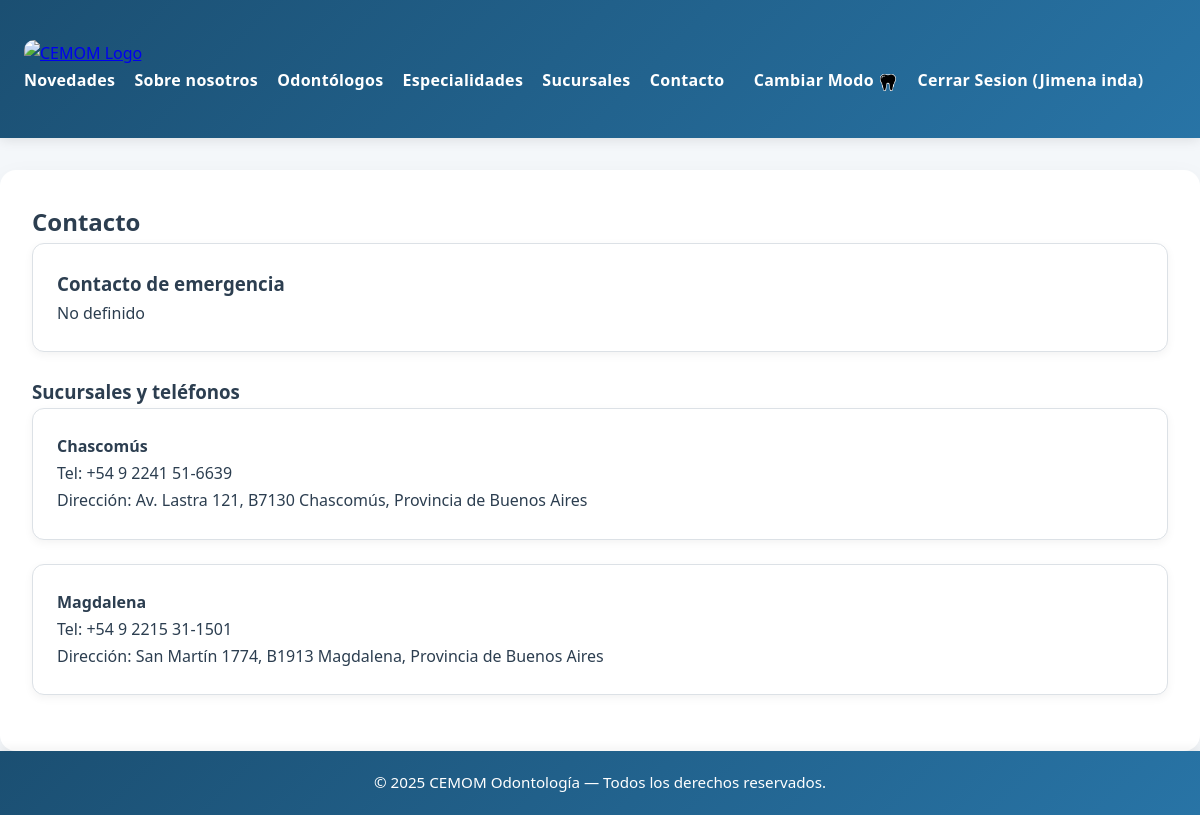
Screenshot of /contacto.php (signed in) with the database file from the repository.
### tables this page shows
CREATE TABLE `users` (
  `id` int(11) NOT NULL,
  `email` varchar(255) NOT NULL,
  `password` varchar(255) NOT NULL,
  `name` varchar(255) DEFAULT NULL,
  `role` varchar(50) DEFAULT 'user',
  `created_at` timestamp NOT NULL DEFAULT current_timestamp()
);

CREATE TABLE `sucursales` (
  `id` int(11) NOT NULL,
  `nombre` varchar(255) NOT NULL,
  `direccion` varchar(255) DEFAULT NULL,
  `telefono` varchar(50) DEFAULT NULL,
  `horario_apertura` time DEFAULT NULL,
  `horario_cierre` time DEFAULT NULL,
  `lat` double DEFAULT NULL,
  `lng` double DEFAULT NULL,
  `horario_apertura_am` time DEFAULT NULL,
  `horario_cierre_am` time DEFAULT NULL,
  `horario_apertura_pm` time DEFAULT NULL,
  `horario_cierre_pm` time DEFAULT NULL
);

### auth.php (called while the page is built, shortened)
<?php
require_once __DIR__ . '/db.php';
function is_logged_in() {
    return !empty($_SESSION['user_id']);
}
function current_user() {
    global $pdo;
    $stmt = $pdo->prepare('SELECT id, email, name, role FROM users WHERE id = ?');
    $stmt->execute([$_SESSION['user_id']]);
    return $stmt->fetch();
}

### contacto.php (the view, shortened to what this page needs)
<?php
require_once __DIR__ . '/auth.php';
require_once __DIR__ . '/db.php';
$sucursales = $pdo->query('SELECT nombre, telefono, direccion FROM sucursales ORDER BY nombre')->fetchAll();
$contact = $pdo->query('SELECT * FROM contacto ORDER BY id DESC LIMIT 1')->fetch();
?>
<?php include __DIR__ . '/header.php'; ?>
<h2>Contacto</h2>
<div class="card">
    <h3>Contacto de emergencia</h3>
    <p><?=htmlspecialchars($contact['emergencia'] ?? 'No definido')?></p>
</div>
<h3>Sucursales y teléfonos</h3>
<?php foreach ($sucursales as $s): ?>
    <div class="card">
        <h4><?=htmlspecialchars($s['nombre'])?></h4>
        <p>Tel: <?=htmlspecialchars($s['telefono'])?></p>
        <p>Dirección: <?=htmlspecialchars($s['direccion'])?></p>
    </div>
<?php endforeach; ?>
<?php include __DIR__ . '/footer.php'; ?>

### header.php (shortened to what this page needs)
<?php
require_once __DIR__ . '/auth.php';
$user = is_logged_in() ? current_user() : null;
?>
<!doctype html>
<html lang="es">
<head>
    <link rel="stylesheet" href="styles.css">
</head>
<body>
<header class="site-header">
    <div class="wrap">
        <div class="logo">
            <a href="/webcemom/index.php">
                <img src="/webcemom/logo.png" alt="CEMOM Logo">
            </a>
        </div>
        <nav>
            <a href="/webcemom/novedades.php">Novedades</a>
            <a href="/webcemom/about.php">Sobre nosotros</a>
            <a href="/webcemom/odontologos.php">Odontólogos</a>
            <a href="/webcemom/especialidades.php">Especialidades</a>
            <a href="/webcemom/sucursales.php">Sucursales</a>
            <a href="/webcemom/contacto.php">Contacto</a>
            <a id="darkToggle" style="margin-left:10px;  cursor:pointer;">Cambiar Modo
  <img id="darkIcon" src="dienteosc.png" alt="Modo oscuro" style="width:20px; height:20px; vertical-align:middle;">
</a>
            <?php if ($user): ?>
                <a href="/webcemom/logout.php">Cerrar Sesion (<?=htmlspecialchars($user['name'])?>)</a>
            <?php else: ?>
                <a href="/webcemom/login.php">Ingresar</a>
                <a href="/webcemom/register.php">Registro</a>
            <?php endif; ?>
</nav>
</div>
</header>
<main class="wrap">
</body>
</html>

### styles.css (style rules this page uses)
* { margin: 0; padding: 0; box-sizing: border-box; }
:root { --primary: #1b4f72; --primary-light: #2874a6; --secondary: #5dade2; --accent: #aed6f1; --bg: #f4f7fa; --text: #2c3e50; --muted: #7f8c8d; --border: #dce1e6; --danger: #c0392b; --white: #ffffff; --shadow-sm: rgba(0, 0, 0, 0.05); --shadow-md: rgba(0, 0, 0, 0.1); --shadow-lg: rgba(0, 0, 0, 0.2); }
body { font-family: "Poppins", "Segoe UI", Roboto, sans-serif; background: var(--bg); color: var(--text); line-height: 1.7; min-height: 100vh; display: flex; flex-direction: column; transition: background 0.4s ease, color 0.3s ease; }
.wrap { width: 100%; max-width: 1200px; margin: 0 auto; padding: 1.5rem; }
.site-header { background: linear-gradient(135deg, var(--primary), var(--primary-light)); color: var(--white); padding: 1rem 0; box-shadow: 0 2px 12px var(--shadow-md); position: sticky; top: 0; z-index: 100; transition: background 0.3s ease; }
.site-header .wrap { display: flex; justify-content: space-between; align-items: center; flex-wrap: wrap; }
.site-header img { height: 55px; border-radius: 10px; }
.site-header nav { display: flex; flex-wrap: wrap; gap: 1.2rem; }
.site-header nav a { color: var(--white); text-decoration: none; font-weight: 600; font-size: 1rem; letter-spacing: 0.3px; padding-bottom: 0.25rem; position: relative; transition: color 0.3s ease, transform 0.2s ease; }
.site-header nav a::after { content: ""; position: absolute; left: 0; bottom: -2px; width: 0; height: 2px; background: var(--accent); transition: width 0.3s ease; }
main.wrap { flex: 1; background: var(--white); padding: 2rem; margin-top: 2rem; border-radius: 16px; box-shadow: 0 8px 24px var(--shadow-sm); transition: all 0.3s ease; }
.card { background: var(--white); border: 1px solid var(--border); border-radius: 12px; padding: 1.5rem; margin-bottom: 1.5rem; box-shadow: 0 3px 10px var(--shadow-sm); transition: transform 0.3s ease, box-shadow 0.3s ease; }
body, .card, main.wrap, .site-header, .site-footer { transition: background 0.5s ease, color 0.5s ease, box-shadow 0.4s ease; }

### rows the page displays
users: name "Jimena inda"
sucursales: nombre "Chascomús", telefono "+54 9 2241 51-6639", direccion "Av. Lastra 121, B7130 Chascomús, Provincia de Buenos Aires"
sucursales: nombre "Magdalena", telefono "+54 9 2215 31-1501", direccion "San Martín 1774, B1913 Magdalena, Provincia de Buenos Aires"

### other values shown
$contact['emergencia'] "No definido"
